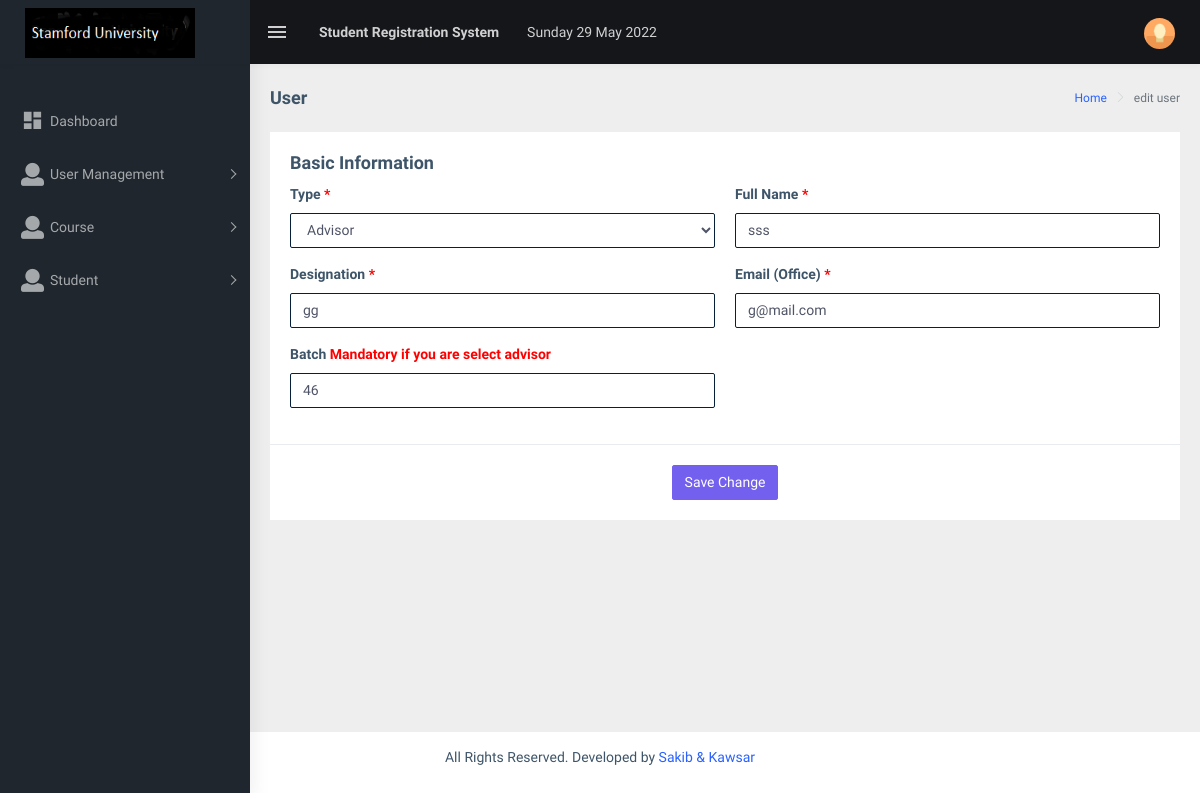
Page /app/edit-staff.php?sid=9 (signed in) on the earlier database version.
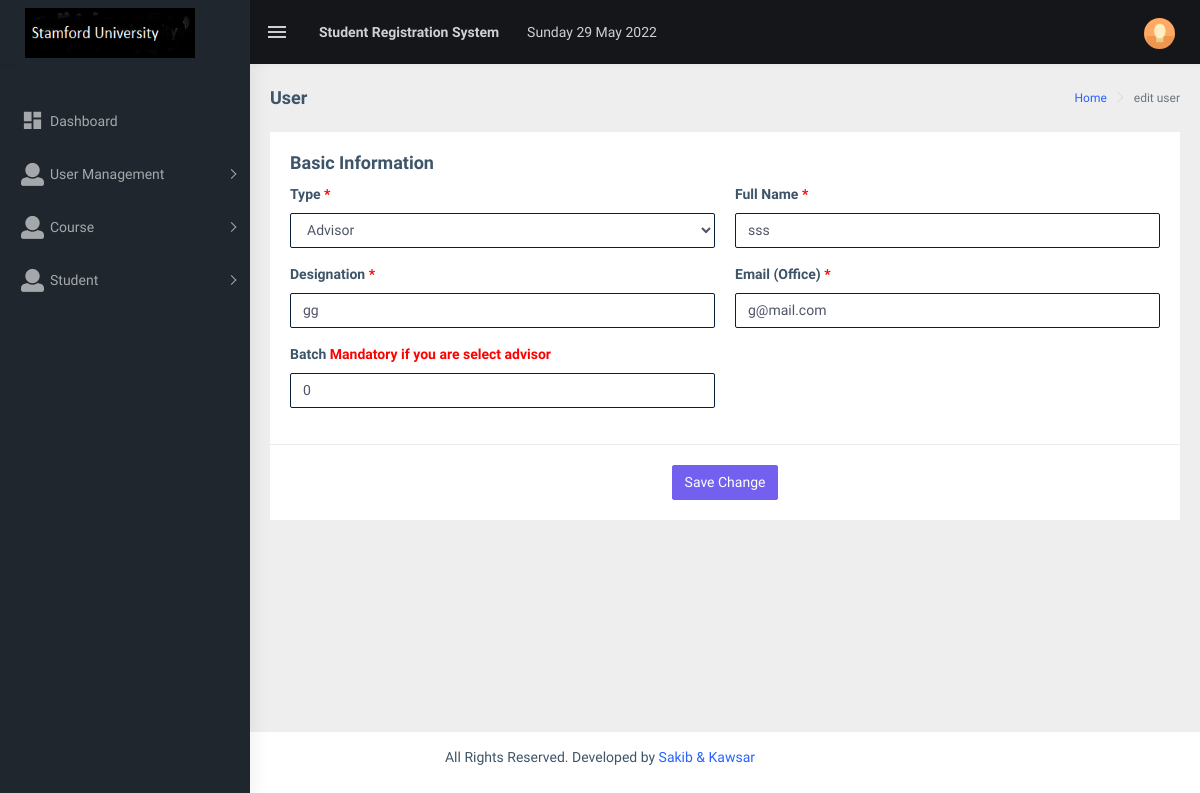
Same page on the later database version.
### tables this page shows
CREATE TABLE `users` (
  `id` int(11) NOT NULL,
  `user_fullname` varchar(255) NOT NULL,
  `user_email` varchar(255) NOT NULL,
  `user_password` varchar(255) NOT NULL,
  `user_type` int(11) NOT NULL DEFAULT 0 COMMENT '1=admin, 2 = chairmen, 3 = advisor',
  `user_designation` varchar(255) NOT NULL,
  `advisor_batch` varchar(20) NOT NULL DEFAULT '0',
  `joining_date` timestamp NOT NULL DEFAULT current_timestamp(),
  `deletion_status` tinyint(3) NOT NULL DEFAULT 0
);

### app/core/Database.php (called while the page is built, shortened)
<?php
Class Database {
    public $host = DB_HOST;
    public $user = DB_USER;
    public $pass = DB_PASS;
    public $dbname = DB_NAME;
    public $link;
    private function connectDB() {
        $this->link = new mysqli($this->host, $this->user, $this->pass, $this->dbname);
    }
    public function select($query) {
        $result = $this->link->query($query) or
                die($this->link->error . __LINE__);
        if ($result->num_rows > 0) {
            return $result;
        } else {
            return false;
        }
    }
}
?>

### app/class/Admin.php (called while the page is built, shortened)
<?php
class Admin {
    private $db;
    public function __construct() {
        $this->db = new Database();
    }
    public function getStaffById($sid) {
        $query = "SELECT * FROM users WHERE deletion_status = 0 AND id = '$sid'";
        $result = $this->db->select($query);
        return $result;
    }
}
?>

### app/edit-staff.php (the view, shortened to what the changed rows need)
<?php include 'header.php'; ?>
<?php
if (!isset($_GET['sid']) || $_GET['sid'] == NULL) {
    echo "<script>window.location = 'manage-staff.php';</script>";
} else {
    $sid = preg_replace('/[^-a-zA-Z0-9_]/', '', $_GET['sid']);
}
$value = $admin->getStaffById($sid);
$getInfo = mysqli_fetch_assoc($value);
?>
<div class="page-wrapper">
    <div class="container-fluid">
        <div class="row">
            <div class="col-md-12">
                <div class="card">
                    <form class="form-horizontal" method = "post" action="" enctype="multipart/form-data">
                        <div class="card-body">
                            <div class="row">
                                <div class="col-md-6">
                                    <div class="form-group">
                                        <label for="user_type">Type<span style="color: red"> *</span></label>
                                        <select class="form-control" name="user_type" required>
                                            <?php
                                             if($getInfo['user_type'] == 1){
                                            ?>
                                            <option value="1" selected>Admin</option>
                                            <option value="2">Chairmen</option>
                                            <option value="3">Advisor</option>
                                            <option value="4">Accountant</option>
                                            <?php
                                             }else if($getInfo['user_type'] == 3){
                                            ?>
                                            <option value="3" selected>Advisor</option>
                                            <?php
                                             }else if($getInfo['user_type'] == 4){
                                            ?>
                                            <option value="1">Admin</option>
                                            <option value="2">Chairmen</option>
                                            <option value="3">Advisor</option>
                                            <option value="4" selected>Accountant</option>
                                            <?php } ?>
                                        </select>
                                    </div>
                                    <div class="form-group">
                                        <label for="user_designation">Designation<span style="color: red"> *</span></label>
                                        <input type="text" class="form-control" id="user_designation" name="user_designation" value="<?php echo $getInfo['user_designation'];?>" autocomplete="off" placeholder="Designation" required>
                                    </div>
                                    <div class="form-group">
                                        <label for="advisor_batch">Batch<span style="color: red"> Mandatory if you are select advisor</span></label>
                                        <input type="number" pattern="^[0-9]" title='Only Number' min="1" step="1" class="form-control" id="advisor_batch" name="advisor_batch" value="<?php echo $getInfo['advisor_batch'];?>" placeholder="Enter batch" autocomplete="off">
                                    </div>
                                </div>
                                <div class="col-md-6">
                                    <div class="form-group">
                                        <label for="fullname">Full Name<span style="color: red"> *</span></label>
                                        <input type="text" class="form-control" id="fullname" name="user_fullname" placeholder="Full Name" value="<?php echo $getInfo['user_fullname'];?>" autocomplete="off" required>
                                    </div>
                                    <div class="form-group">
                                        <label for="user_email">Email (Office)<span style="color: red"> *</span></label>
                                        <input type="text" class="form-control" id="user_email" name="user_email" value="<?php echo $getInfo['user_email'];?>" autocomplete="off" placeholder="Email" required>
                                    </div>
                                </div>
                            </div>
                        </div>
                    </form>
                </div>
            </div>
        </div>
    </div>
</div>
<?php include 'footer.php'; ?>

Differences in the rows shown:
changed users "Advisor": advisor_batch "46" → "0"
